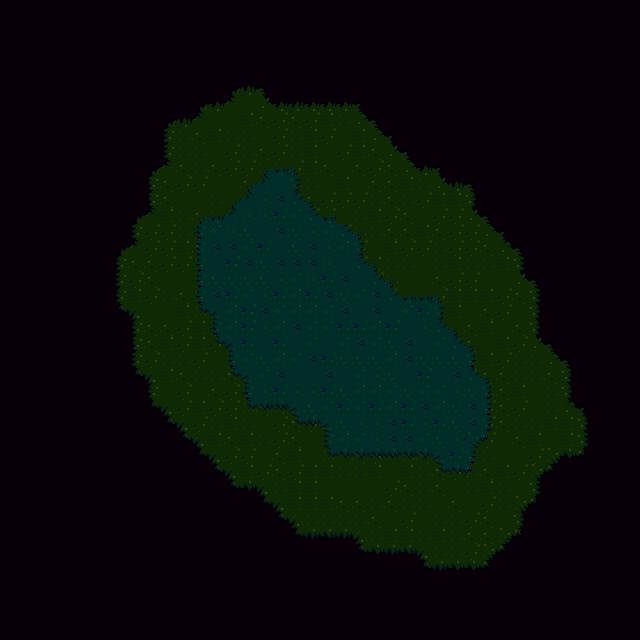

A 2D game scene composited from a Tiled map and its tileset images. What follows is a short description and the map's XML, with each tile layer's data collapsed to a summary:
An orthogonal 40x40 tile map with 16x16 px tiles, 3 tile layers (Stone, Light_Grass, Dark_Grass), 2 tilesets.

<map version="1.0" orientation="orthogonal" renderorder="right-down" width="40" height="40" tilewidth="16" tileheight="16" nextobjectid="1">
 <tileset firstgid="1" name="Titan Souls 1" tilewidth="16" tileheight="16" tilecount="4096" columns="64">
  <image source="GitHub/Kin/Kin/Assets/Resources/Sprites/Untitled3.png" width="1024" height="1024" />
 </tileset>
 <tileset firstgid="4097" name="Titan Souls 2" tilewidth="16" tileheight="16" tilecount="4096" columns="64">
  <image source="GitHub/Kin/Kin/Assets/Resources/Sprites/Untitled4.png" width="1024" height="1024" />
 </tileset>
 <layer name="Stone" width="40" height="40">
  <data>[1600 cells, 1600 non-empty, 6 distinct tile ids]</data>
 </layer>
 <layer name="Light_Grass" width="40" height="40">
  <data>[1600 cells, 648 non-empty, 42 distinct tile ids]</data>
 </layer>
 <layer name="Dark_Grass" width="40" height="40">
  <data>[1600 cells, 236 non-empty, 30 distinct tile ids]</data>
 </layer>
</map>